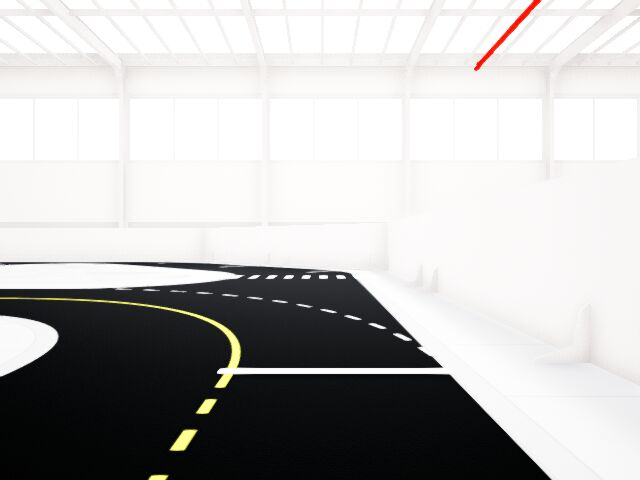
#> input picture lanedetection/lanedepth.png, 640 x 480 px
$ python -i control.py   (imports and definitions only)
#> lines starting #> are read from the running program, lines starting #| are printed output that depends on the picture; after the words box and inside, x2 and y2 are one past the last pixel; in counts of white or black regions, pixels touching at a corner belong together
# region: package imports
import os
import numpy as np
import random
import sys
import time
import math
import struct
import cv2
import random
#import matplotlib.pyplot as plt
from PIL import Image


# environment objects

from qvl.qlabs import QuanserInteractiveLabs
from qvl.qcar import QLabsQCar
from qvl.free_camera import QLabsFreeCamera
from qvl.real_time import QLabsRealTime
from qvl.basic_shape import QLabsBasicShape
from qvl.system import QLabsSystem
from qvl.walls import QLabsWalls
from qvl.flooring import QLabsFlooring
from qvl.stop_sign import QLabsStopSign
from qvl.crosswalk import QLabsCrosswalk
#import pal.resources.rtmodels as rtmodels


#endregion

#Function to setup QLabs, Spawn in QCar, and run real time model
# [92 lines left out: function main, not called in this run]


def canny(image):
    gray = cv2.cvtColor(image, cv2.COLOR_RGB2GRAY)
    blur = cv2.GaussianBlur(gray, (5, 5), 0)
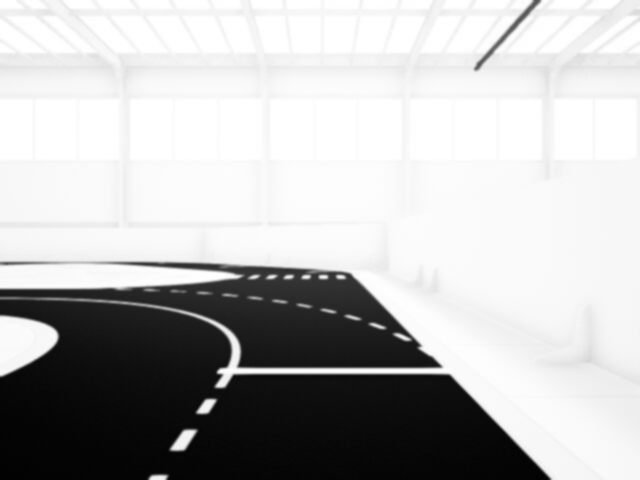
#> blur: shape (480, 640); min 2, max 255, mean 183.6
    canny = cv2.Canny(blur, 50, 150)
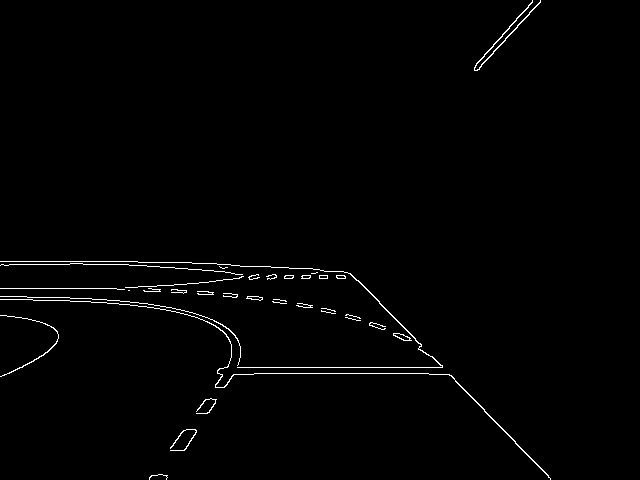
#> canny: shape (480, 640); 1.1% white in thin lines or dots, all inside (x1, y1, x2, y2) = (0, 0, 551, 480)
    return canny

# [16 lines left out: functions region_of_interest, lane_detection, not called in this run]


# [2 lines not run here, left out]


>>> import cv2
>>> picture = cv2.cvtColor(cv2.imread('lanedepth.png'), cv2.COLOR_BGR2RGB)
>>> result = canny(picture)
